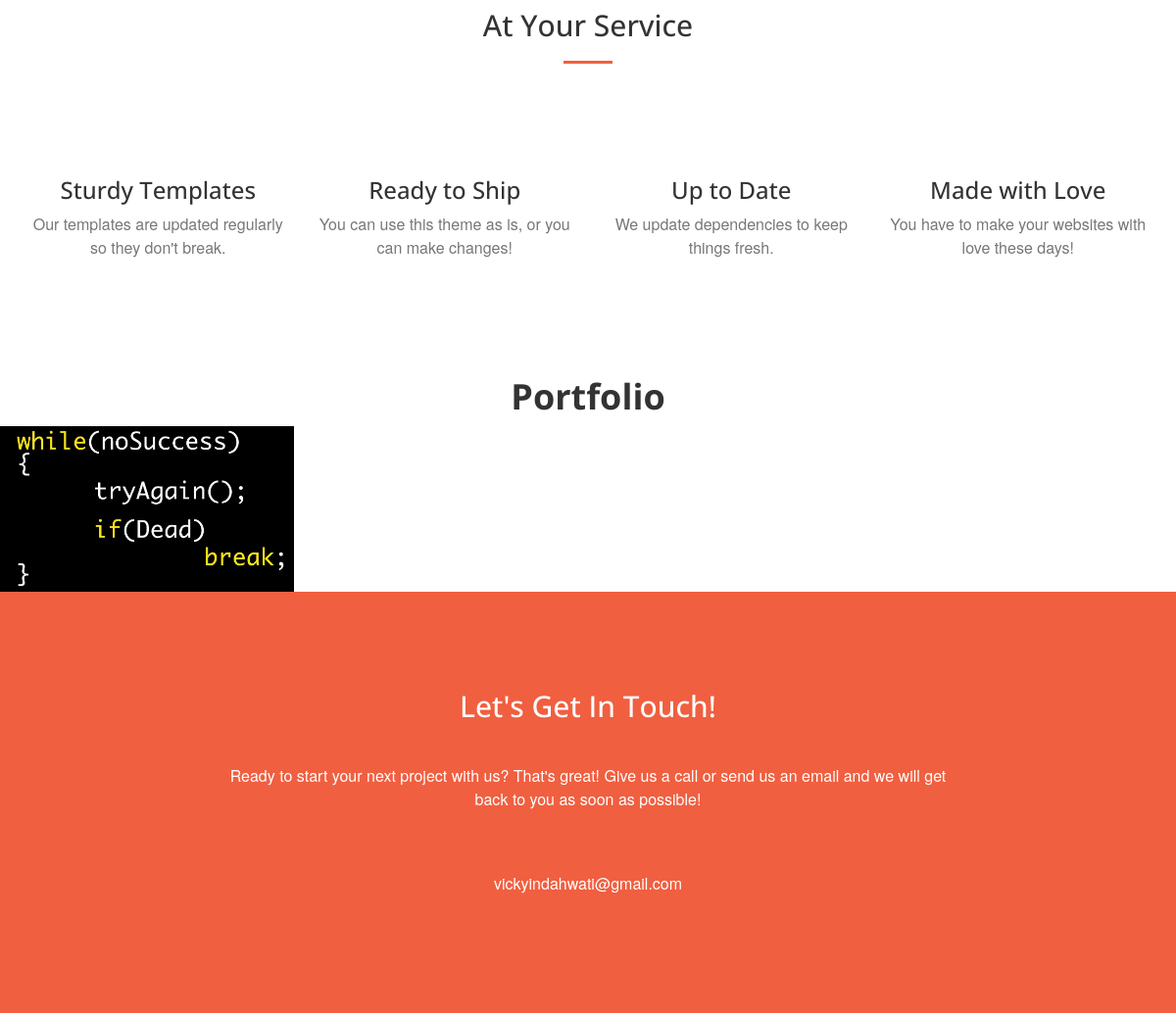
/ (lower part), run on an earlier commit of the app's database.
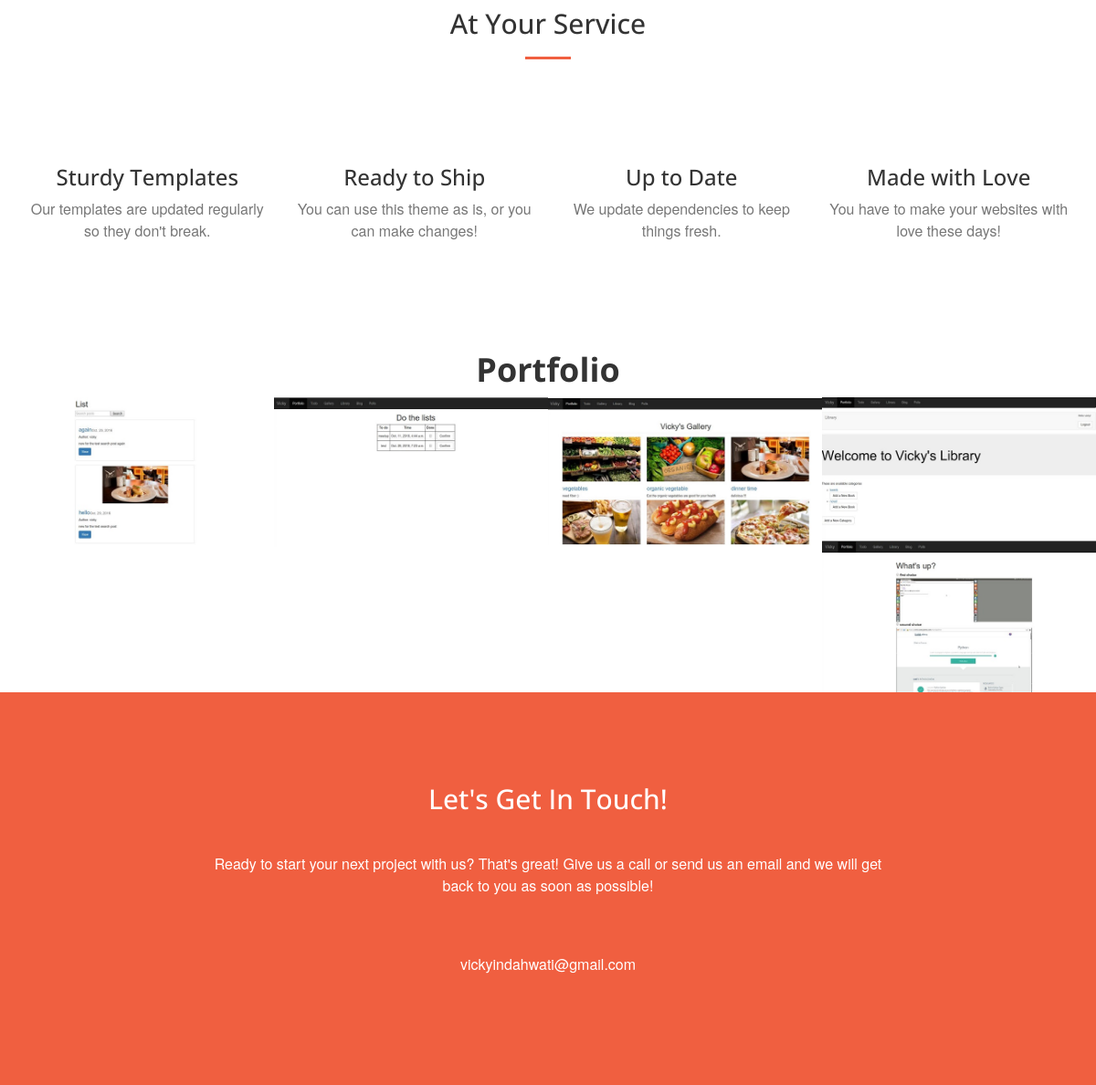
And on a later commit of the database.
### portfolio/models.py (models this page shows, shortened)
class exercise(models.Model):
	title = models.CharField(max_length=128)
	desc = models.TextField()
	image = models.ImageField(null=True, blank=True)
	url = models.URLField(null=True, blank=True)

### portfolio/views.py (the view)
# urls.py: url(r'^$', home_view, name='home'),
def home_view(request):
	latihan = exercise.objects.all()
	context = {
		'latihan': latihan,
	}
	return render(request, 'portfolio/index.html', context)

### templates/portfolio/index.html (shortened to what this page needs)
{% extends "portfolio/base.html" %}

### templates/portfolio/base.html (shortened to what this page needs)
<!DOCTYPE html>
{% load staticfiles %}
<html lang="en">
<head>
    <link rel="stylesheet" href="{% static 'vendor/bootstrap/css/bootstrap.min.css'%}" />
    <link rel="stylesheet" href="{% static 'vendor/font-awesome/css/font-awesome.min.css'%}"  type="text/css"/>
    <link rel="stylesheet" href="{% static 'vendor/magnific-popup/magnific-popup.css'%}" />
    <link rel="stylesheet" href="{% static 'css/creative.min.css'%}" />
</head>
<body id="page-top">
    <section id="services">
        <div class="container">
            <div class="row">
                <div class="col-lg-12 text-center">
                    <h2 class="section-heading">At Your Service</h2>
                    <hr class="primary">
                </div>
            </div>
        </div>
        <div class="container">
            <div class="row">
                <div class="col-lg-3 col-md-6 text-center">
                    <div class="service-box">
                        <h3>Sturdy Templates</h3>
                        <p class="text-muted">Our templates are updated regularly so they don't break.</p>
                    </div>
                </div>
                <div class="col-lg-3 col-md-6 text-center">
                    <div class="service-box">
                        <h3>Ready to Ship</h3>
                        <p class="text-muted">You can use this theme as is, or you can make changes!</p>
                    </div>
                </div>
                <div class="col-lg-3 col-md-6 text-center">
                    <div class="service-box">
                        <h3>Up to Date</h3>
                        <p class="text-muted">We update dependencies to keep things fresh.</p>
                    </div>
                </div>
                <div class="col-lg-3 col-md-6 text-center">
                    <div class="service-box">
                        <h3>Made with Love</h3>
                        <p class="text-muted">You have to make your websites with love these days!</p>
                    </div>
                </div>
            </div>
        </div>
    </section>
    <section class="no-padding" id="portfolio">
        <h1><strong><center>Portfolio</center></strong></h1>
        <div class="container-fluid">
            <div class="row no-gutter popup-gallery">
                {% for lat in latihan %}
                <div class="col-lg-3 col-sm-6">
                    <a href="{{ lat.url }}" class="portfolio-box">
                        <img src="{{ lat.image.url }}" class="img-responsive" alt="">
                    </a>
                </div>
                {% endfor %}
            </div>
        </div>
    </section>
    <section class="bg-primary" id="contact">
        <div class="container">
            <div class="row">
                <div class="col-lg-8 col-lg-offset-2 text-center">
                    <h2 class="section-heading">Let's Get In Touch!</h2>
                    <hr class="primary">
                    <p>Ready to start your next project with us? That's great! Give us a call or send us an email and we will get back to you as soon as possible!</p>
                </div>
                <div class="col-lg-12 text-center">
                    <p><a style="color:white;" href="mailto:vickyindahwati@gmail.com">vickyindahwati@gmail.com</a></p>
                </div>
            </div>
        </div>
    </section>
</body>
</html>

What changed in the data, as far as the page shows it:
changed exercise (number 1 of 5 on the later page): image: a different picture
added exercise: image (picture)
added exercise: image (picture)
added exercise: image (picture)
added exercise: image (picture)
